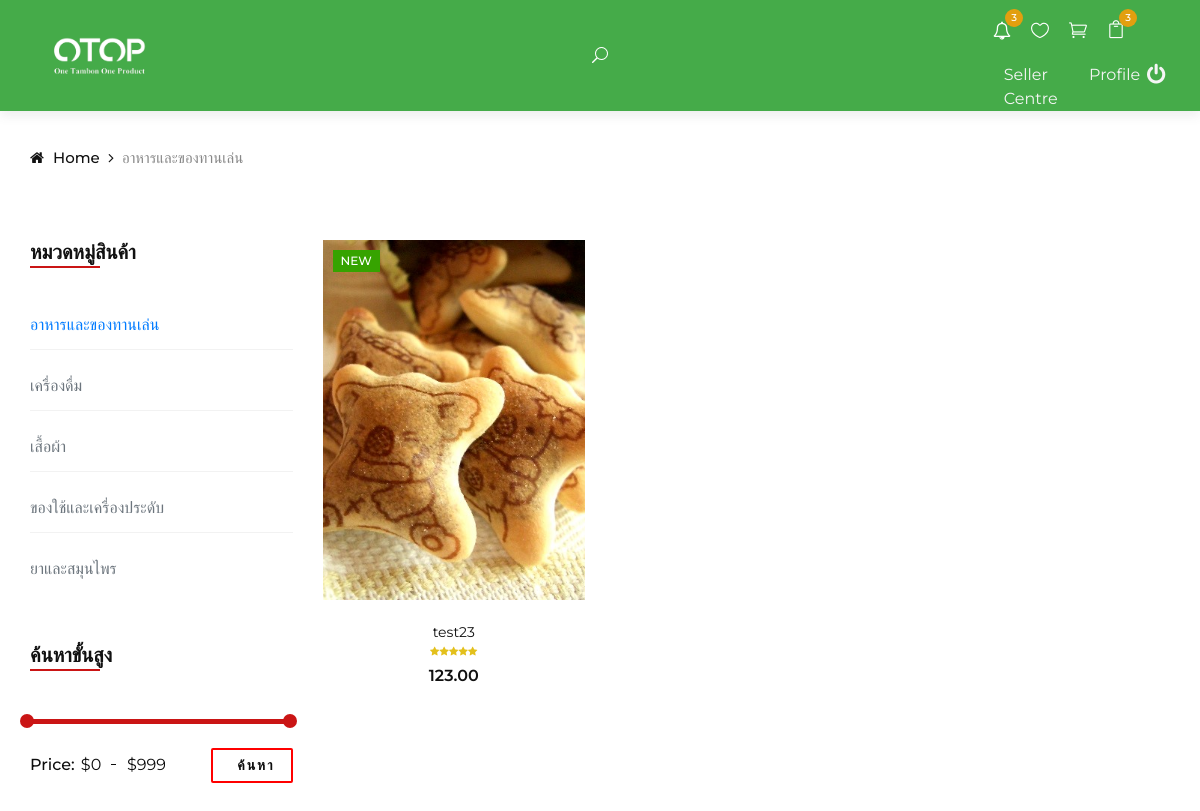
The app's page /views/Customer/shop/shop.php?type_id=1 (signed in) with its own data.
### tables this page shows
CREATE TABLE `product_type` (
  `id` int(11) NOT NULL,
  `type` varchar(50) NOT NULL,
  `type_eng` varchar(150) NOT NULL
);

CREATE TABLE `product` (
  `product_id` int(11) NOT NULL,
  `product_number` varchar(20) NOT NULL,
  `product_name` varchar(255) NOT NULL,
  `product_description` text NOT NULL,
  `product_specification` text NOT NULL,
  `product_type` int(11) NOT NULL,
  `price` double NOT NULL,
  `shipping_cost` double NOT NULL,
  `stock` int(11) NOT NULL,
  `shop_id` int(11) NOT NULL,
  `delivery_type` int(11) NOT NULL,
  `profile_product` varchar(90) DEFAULT NULL,
  `picture` varchar(90) DEFAULT NULL,
  `qrcode` varchar(50) DEFAULT NULL,
  `modify` int(11) DEFAULT NULL
);

### dbConnect.php (called while the page is built, shortened)
<?php
function connectDB()
{
    $servername = "localhost";
    $username = "root";
    $password = "";
    try {
        $conn = new PDO("mysql:host=$servername;dbname=otop_shop;charset=utf8", $username, $password);
        $conn->setAttribute(PDO::ATTR_ERRMODE, PDO::ERRMODE_EXCEPTION);
        return $conn;
    } catch (PDOException $e) {
        return "Connection failed: " . $e->getMessage();
    }
}
function selectData($str)
{
    $myConDB = connectDB();
    try {
        $stmt = $myConDB->prepare($str);
        $stmt->execute();
        $num = 0;
        while ($result = $stmt->fetch(PDO::FETCH_ASSOC)) {
            $num++;
            foreach ($result as $key => $value) {
                $data[$num][$key] = $value;
            }
        }
        $data[0]['numrow'] = $num;
        return $data;
    } catch (PDOException $e) {
        $conn = null;
        return "Error: " . $e->getMessage();
    }
}
?>

### query/query.php (called while the page is built, shortened)
<?php
include_once("../../../dbConnect.php");
function getProductType()
{
    $sql = "SELECT * FROM `product_type`";
    $DATA = selectData($sql);
    return $DATA;
}
function getAllProductByType($type_id)
{
    $sql = "SELECT * FROM `product` INNER JOIN `product_type` ON `product`.`product_type` = `product_type`.`id` WHERE `product_type` = $type_id";
    $DATA = selectData($sql);
    return $DATA;
}
function getTypeProduct($type_id)
{
    $sql = "SELECT * FROM `product_type` WHERE `id` = $type_id";
    $DATA = selectData($sql);
    return $DATA;
}

### views/Customer/shop/shop.php (the view, shortened to what this page needs)
<!DOCTYPE html>
<html lang="en">
<?php
include_once("../../../query/query.php");
$type_id = $_GET["type_id"];
$PRODUCT = getAllProductByType($type_id);
$TYPE = getTypeProduct($type_id);
$PRODUCT_TYPE = getProductType();
?>
<head>
</head>
<body>
    <?php include_once("../layout/navbar.php"); ?>
    <div class="breadcrumb-option">
        <div class="container">
            <div class="row">
                <div class="col-lg-12">
                    <div class="breadcrumb__links">
                        <a href="../../../index.php"><i class="fa fa-home"></i> Home</a>
                        <span><?php echo $TYPE[1]['type'] ?></span>
                    </div>
                </div>
            </div>
        </div>
    </div>
    <section class="shop spad">
        <div class="container">
            <div class="row">
                <div class="col-lg-3 col-md-3">
                    <div class="shop__sidebar">
                        <div class="sidebar__categories">
                            <div class="section-title">
                                <h4>หมวดหมู่สินค้า</h4>
                            </div>
                            <div class="categories__accordion">
                                <div class="accordion" id="accordionExample">
                                    <?php
                                    for ($i = 1; $i < count($PRODUCT_TYPE); $i++) {
                                    ?>
                                        <div class="card">
                                            <div class="card-title">
                                                <?php
                                                if ($PRODUCT_TYPE[$i]["id"] == $type_id) {
                                                ?>
                                                    <a href="<?php echo 'shop.php?type_id=' . $PRODUCT_TYPE[$i]["id"] ?>"><span class="mb-0"><?php echo  $PRODUCT_TYPE[$i]["type"] ?></span></a>
                                                <?php
                                                } else {
                                                ?>
                                                    <a href="<?php echo 'shop.php?type_id=' . $PRODUCT_TYPE[$i]["id"] ?>"><span class="mb-0 text-muted"><?php echo  $PRODUCT_TYPE[$i]["type"] ?></span></a>
                                                <?php
                                                }
                                                ?>
                                            </div>
                                        </div>
                                    <?php
                                    }
                                    ?>
                                </div>
                            </div>
                        </div>
                        <div class="sidebar__filter">
                            <div class="section-title">
                                <h4>ค้นหาขั้นสูง</h4>
                            </div>
                            <div class="filter-range-wrap">
                                <div class="price-range ui-slider ui-corner-all ui-slider-horizontal ui-widget ui-widget-content" data-min="0" data-max="999999"></div>
                                <div class="range-slider">
                                    <div class="price-input">
                                        <p>Price:</p>
                                        <input type="text" min="0" id="minamount">
                                        <input type="text" min="0" id="maxamount">
                                    </div>
                                </div>
                            </div>
                            <a href="#">ค้นหา</a>
                        </div>
                    </div>
                </div>
                <div class="col-lg-9 col-md-9">
                    <div class="row">
                        <?php
                        for ($i = 1; $i < count($PRODUCT); $i++) {
                        ?>
                            <div class="col-lg-4 col-md-6">
                                <div class="product__item">
                                    <div class="product__item__pic set-bg" data-setbg="<?php echo "../../../img/product/profile/" . $PRODUCT[$i]['profile_product'] ?>">
                                        <div class="label new">New</div>
                                        <ul class="product__hover">
                                        </ul>
                                    </div>
                                    <div class="product__item__text">
                                        <h6><a href='<?php echo "../product_detail/product-details.php?product_id=" . $PRODUCT[$i]['product_id'] ?>'><?php echo $PRODUCT[$i]['product_name'] ?></a></h6>
                                        <div class="rating">
                                            <i class="fa fa-star"></i>
                                            <i class="fa fa-star"></i>
                                            <i class="fa fa-star"></i>
                                            <i class="fa fa-star"></i>
                                            <i class="fa fa-star"></i>
                                        </div>
                                        <div class="product__price"><?php echo  number_format($PRODUCT[$i]['price'], 2) ?></div>
                                    </div>
                                </div>
                            </div>
                        <?php
                        }
                        ?>
                    </div>
                </div>
            </div>
        </div>
    </section>
</body>
</html>

### css/style.css (style rules this page uses)
html, body { height: 100%; font-family: "Montserrat", sans-serif; -webkit-font-smoothing: antialiased; }
h1, h2, h3, h4, h5, h6 { margin: 0; color: #111111; font-weight: 400; font-family: "Montserrat", sans-serif; }
h4 { font-size: 24px; }
h6 { font-size: 16px; }
p { font-size: 14px; font-family: "Montserrat", sans-serif; color: #666666; font-weight: 400; line-height: 24px; margin: 0 0 15px 0; }
ul, ol { padding: 0; margin: 0; }
.section-title { margin-bottom: 45px; }
.section-title h4 { color: #111111; font-weight: 600; text-transform: uppercase; position: relative; display: inline-block; }
.section-title h4:after { position: absolute; left: 0; bottom: -4px; height: 2px; width: 70px; background: #ca1515; content: ""; }
.set-bg { background-repeat: no-repeat; background-size: cover; background-position: top center; }
.spad { padding-top: 100px; padding-bottom: 100px; }
.breadcrumb-option { padding-top: 35px; }
.breadcrumb__links a { font-size: 15px; font-weight: 500; color: #111111; margin-right: 18px; display: inline-block; position: relative; }
.breadcrumb__links a:after { position: absolute; right: -14px; top: 0; content: ""; font-family: "FontAwesome"; }
.breadcrumb__links a i { margin-right: 5px; }
.breadcrumb__links span { font-size: 15px; font-weight: 500; color: #888888; display: inline-block; }
.product__item { margin-bottom: 35px; }
.product__item__pic { height: 360px; position: relative; overflow: hidden; }
.product__item__pic .label { font-size: 12px; color: #ffffff; font-weight: 500; display: inline-block; padding: 2px 8px; text-transform: uppercase; position: absolute; left: 10px; top: 10px; }
.product__item__pic .label.new { background: #36a300; }
.product__hover { position: absolute; left: 0; width: 100%; bottom: 30px; text-align: center; }
.product__item__text { text-align: center; padding-top: 22px; }
.product__item__text h6 a { font-size: 14px; color: #111111; }
.product__item__text .rating { line-height: 18px; margin-bottom: 5px; }
.product__item__text .rating i { font-size: 10px; color: #e3c01c; margin-right: -4px; }
.product__item__text .rating i:last-child { margin-right: 0; }
.product__item__text .product__price { color: #111111; font-weight: 600; }
.shop { padding-top: 70px; padding-bottom: 80px; }
.sidebar__categories { margin-bottom: 50px; }
.sidebar__categories .section-title { margin-bottom: 35px; }
.sidebar__categories .section-title h4 { font-size: 20px; }
.categories__accordion .card { border: none; border-radius: 0; padding-top: 12px; border-bottom: 1px solid #f2f2f2 !important; margin-bottom: 12px; }
.categories__accordion .card:last-child { padding-bottom: 0; margin-bottom: 0; border-bottom: none !important; }
.sidebar__filter { position: relative; margin-bottom: 60px; }
.sidebar__filter .section-title { margin-bottom: 50px; }
.sidebar__filter .section-title h4 { font-size: 20px; }
.sidebar__filter a { font-size: 14px; color: #0d0d0d; text-transform: uppercase; letter-spacing: 2px; font-weight: 700; display: inline-block; padding: 5px 16px 5px 24px; border: 2px solid #ff0000; position: absolute; right: 0; bottom: -5px; border-radius: 2px; }
.filter-range-wrap .range-slider .price-input { position: relative; }
.filter-range-wrap .range-slider .price-input p { font-size: 16px; color: #0d0d0d; font-weight: 500; display: inline-block; margin-bottom: 0; }
.filter-range-wrap .range-slider .price-input:after { position: absolute; left: 81px; top: 12px; height: 1px; width: 5px; background: #0d0d0d; content: ""; }
.filter-range-wrap .range-slider .price-input input { font-size: 16px; color: #0d0d0d; max-width: 16%; border: none; }
.filter-range-wrap .price-range { border-radius: 0; margin-bottom: 28px; }
.filter-range-wrap .price-range.ui-widget-content { border: none; background: rgba(0, 0, 0, 0.1); height: 5px; }
@media only screen and (min-width: 1200px) { .container { max-width: 1170px; } }
* { box-sizing: border-box; }

### records on screen
product_type: type "อาหารและของทานเล่น"
product_type: type "เครื่องดื่ม"
product_type: type "เสื้อผ้า"
product_type: type "ของใช้และเครื่องประดับ"
product_type: type "ยาและสมุนไพร"
product: product_name "test23", price "123.00"

### other values on screen
$COUNT_NOTIFICATION "3"
